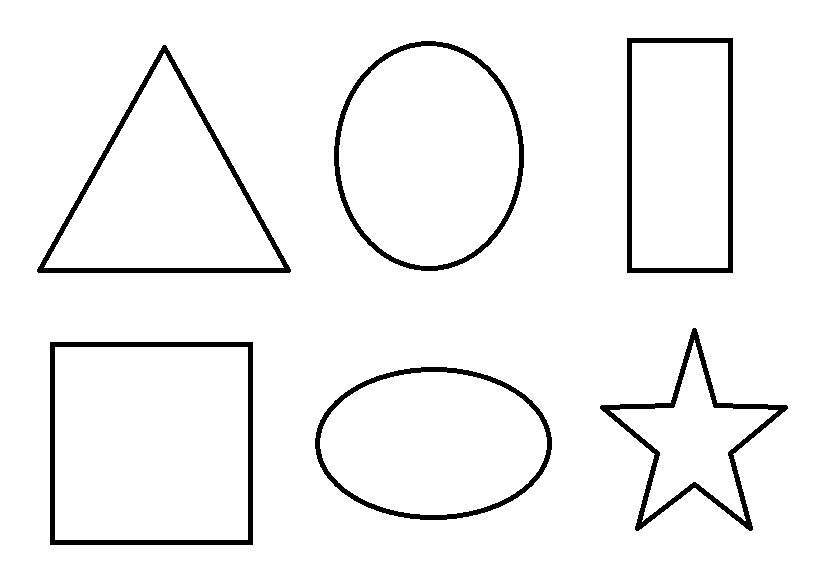
#> input picture Shape.jpg, 824 x 568 px, given in place of the camera
$ python LiveSketch.py
#> lines starting #> are read from the running program, lines starting #| are printed output that depends on the picture; after the words box and inside, x2 and y2 are one past the last pixel; in counts of white or black regions, pixels touching at a corner belong together
#> further down, frame is the input picture: shape (568, 824, 3); min 0, max 255, mean 243.6
import cv2


def sketch(image):
    GrayImage = cv2.cvtColor(image,cv2.COLOR_BGR2GRAY)

    RemoveNoise = cv2.GaussianBlur(GrayImage,(5,5),0)
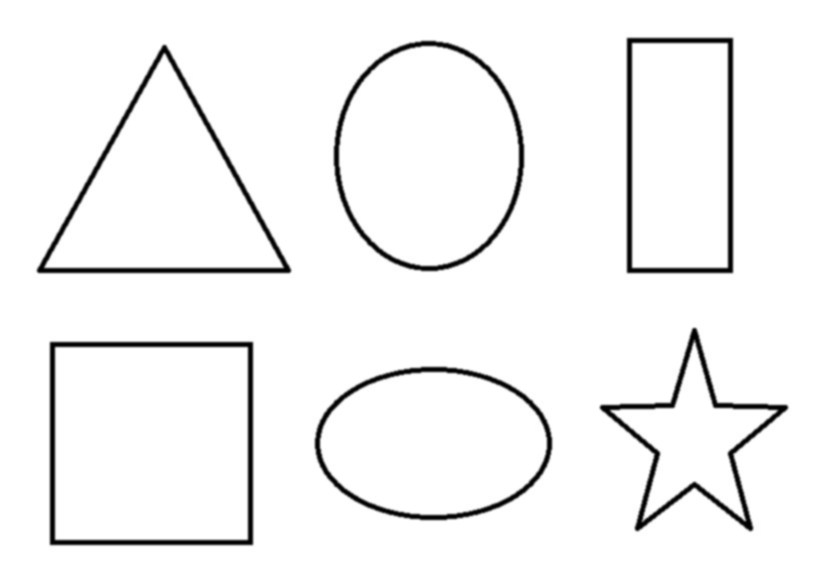
#> RemoveNoise: shape (568, 824); min 0, max 255, mean 243.6

    CannyEdge = cv2.Canny(RemoveNoise,15,100)
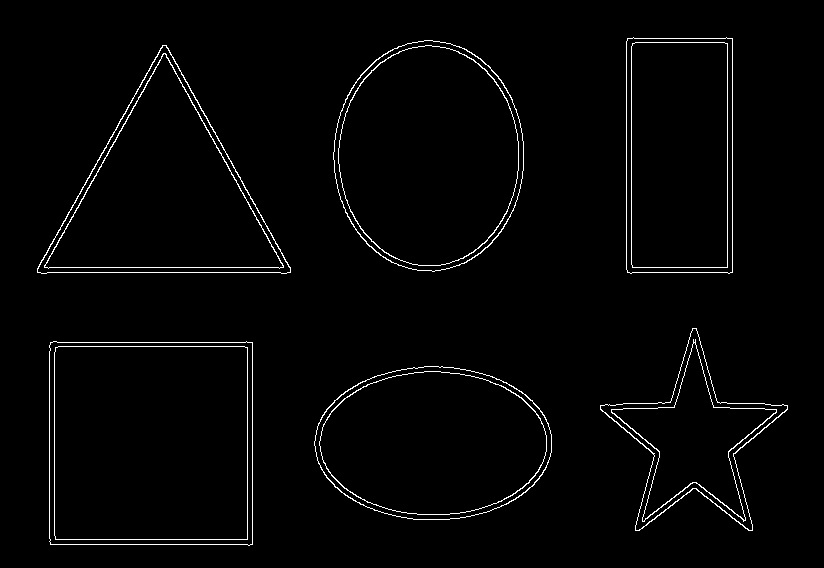
#> CannyEdge: shape (568, 824); 2% white in thin lines or dots, all inside (x1, y1, x2, y2) = (37, 37, 788, 546)

    ret,ThesholdImage = cv2.threshold(CannyEdge,100,255,cv2.THRESH_BINARY_INV)

    return ThesholdImage


Video = cv2.VideoCapture(0)

while True:
    ret, frame = Video.read()
    cv2.imshow("Live Sketch" , sketch(frame))
    if(cv2.waitKey(1)==13):
#> (key Esc is pressed here)
        break

Video.release()
cv2.destroyAllWindows()
